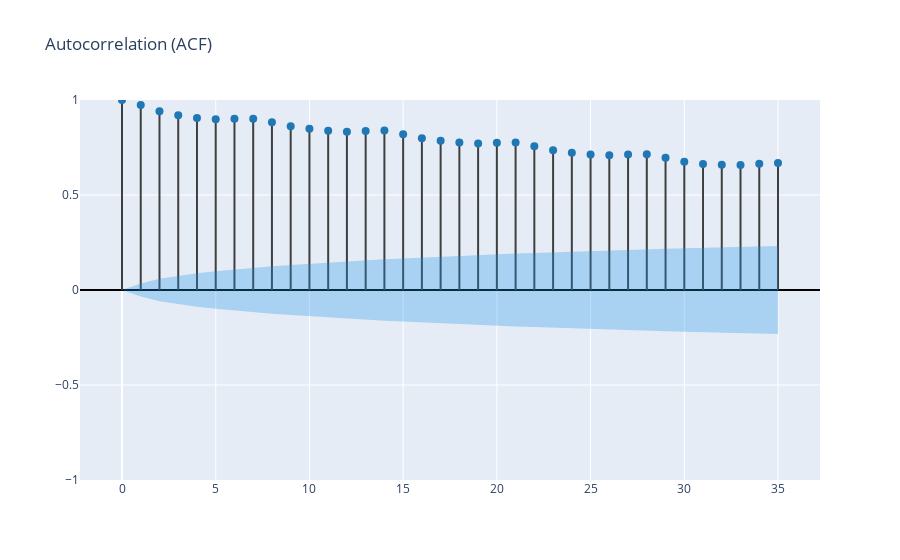

The cell this chart's notebook holds for it:
### Code cell
create_corr_plot(data.consumption, None, False)

### Figure 1 — Plotly figure (JSON) as saved in the notebook; plotly's stock layout.template omitted (floating-point values rounded to 4 significant figures)
{"data": [{"line": {"color": "#3f3f3f"}, "mode": "lines", "showlegend": false, "type": "scatter", "x": [0, 0], "y": [0, 1]}, {"line": {"color": "#3f3f3f"}, "mode": "lines", "showlegend": false, "type": "scatter", "x": [1, 1], "y": [0, 0.9743]}, {"line": {"color": "#3f3f3f"}, "mode": "lines", "showlegend": false, "type": "scatter", "x": [2, 2], "y": [0, 0.9409]}, {"line": {"color": "#3f3f3f"}, "mode": "lines", "showlegend": false, "type": "scatter", "x": [3, 3], "y": [0, 0.9195]}, {"line": {"color": "#3f3f3f"}, "mode": "lines", "showlegend": false, "type": "scatter", "x": [4, 4], "y": [0, 0.9059]}, {"line": {"color": "#3f3f3f"}, "mode": "lines", "showlegend": false, "type": "scatter", "x": [5, 5], "y": [0, 0.8984]}, {"line": {"color": "#3f3f3f"}, "mode": "lines", "showlegend": false, "type": "scatter", "x": [6, 6], "y": [0, 0.9009]}, {"line": {"color": "#3f3f3f"}, "mode": "lines", "showlegend": false, "type": "scatter", "x": [7, 7], "y": [0, 0.9019]}, {"line": {"color": "#3f3f3f"}, "mode": "lines", "showlegend": false, "type": "scatter", "x": [8, 8], "y": [0, 0.8832]}, {"line": {"color": "#3f3f3f"}, "mode": "lines", "showlegend": false, "type": "scatter", "x": [9, 9], "y": [0, 0.8614]}, {"line": {"color": "#3f3f3f"}, "mode": "lines", "showlegend": false, "type": "scatter", "x": [10, 10], "y": [0, 0.8483]}, {"line": {"color": "#3f3f3f"}, "mode": "lines", "showlegend": false, "type": "scatter", "x": [11, 11], "y": [0, 0.8387]}, {"line": {"color": "#3f3f3f"}, "mode": "lines", "showlegend": false, "type": "scatter", "x": [12, 12], "y": [0, 0.8332]}, {"line": {"color": "#3f3f3f"}, "mode": "lines", "showlegend": false, "type": "scatter", "x": [13, 13], "y": [0, 0.8374]}, {"line": {"color": "#3f3f3f"}, "mode": "lines", "showlegend": false, "type": "scatter", "x": [14, 14], "y": [0, 0.8389]}, {"line": {"color": "#3f3f3f"}, "mode": "lines", "showlegend": false, "type": "scatter", "x": [15, 15], "y": [0, 0.8204]}, {"line": {"color": "#3f3f3f"}, "mode": "lines", "showlegend": false, "type": "scatter", "x": [16, 16], "y": [0, 0.7984]}, {"line": {"color": "#3f3f3f"}, "mode": "lines", "showlegend": false, "type": "scatter", "x": [17, 17], "y": [0, 0.7853]}, {"line": {"color": "#3f3f3f"}, "mode": "lines", "showlegend": false, "type": "scatter", "x": [18, 18], "y": [0, 0.7757]}, {"line": {"color": "#3f3f3f"}, "mode": "lines", "showlegend": false, "type": "scatter", "x": [19, 19], "y": [0, 0.7715]}, {"line": {"color": "#3f3f3f"}, "mode": "lines", "showlegend": false, "type": "scatter", "x": [20, 20], "y": [0, 0.7756]}, {"line": {"color": "#3f3f3f"}, "mode": "lines", "showlegend": false, "type": "scatter", "x": [21, 21], "y": [0, 0.7761]}, {"line": {"color": "#3f3f3f"}, "mode": "lines", "showlegend": false, "type": "scatter", "x": [22, 22], "y": [0, 0.757]}, {"line": {"color": "#3f3f3f"}, "mode": "lines", "showlegend": false, "type": "scatter", "x": [23, 23], "y": [0, 0.7353]}, {"line": {"color": "#3f3f3f"}, "mode": "lines", "showlegend": false, "type": "scatter", "x": [24, 24], "y": [0, 0.7225]}, {"line": {"color": "#3f3f3f"}, "mode": "lines", "showlegend": false, "type": "scatter", "x": [25, 25], "y": [0, 0.7137]}, {"line": {"color": "#3f3f3f"}, "mode": "lines", "showlegend": false, "type": "scatter", "x": [26, 26], "y": [0, 0.709]}, {"line": {"color": "#3f3f3f"}, "mode": "lines", "showlegend": false, "type": "scatter", "x": [27, 27], "y": [0, 0.7132]}, {"line": {"color": "#3f3f3f"}, "mode": "lines", "showlegend": false, "type": "scatter", "x": [28, 28], "y": [0, 0.7146]}, {"line": {"color": "#3f3f3f"}, "mode": "lines", "showlegend": false, "type": "scatter", "x": [29, 29], "y": [0, 0.6958]}, {"line": {"color": "#3f3f3f"}, "mode": "lines", "showlegend": false, "type": "scatter", "x": [30, 30], "y": [0, 0.6746]}, {"line": {"color": "#3f3f3f"}, "mode": "lines", "showlegend": false, "type": "scatter", "x": [31, 31], "y": [0, 0.6638]}, {"line": {"color": "#3f3f3f"}, "mode": "lines", "showlegend": false, "type": "scatter", "x": [32, 32], "y": [0, 0.6587]}, {"line": {"color": "#3f3f3f"}, "mode": "lines", "showlegend": false, "type": "scatter", "x": [33, 33], "y": [0, 0.6576]}, {"line": {"color": "#3f3f3f"}, "mode": "lines", "showlegend": false, "type": "scatter", "x": [34, 34], "y": [0, 0.6649]}, {"line": {"color": "#3f3f3f"}, "mode": "lines", "showlegend": false, "type": "scatter", "x": [35, 35], "y": [0, 0.6682]}, {"marker": {"color": "#1f77b4", "size": 8}, "mode": "markers", "showlegend": false, "type": "scatter", "x": [0, 1, 2, 3, 4, 5, 6, 7, 8, 9, 10, 11, 12, 13, 14, 15, 16, 17, 18, 19, 20, 21, 22, 23, 24, 25, 26, 27, 28, 29, 30, 31, 32, 33, 34, 35], "y": [1, 0.9743, 0.9409, 0.9195, 0.9059, 0.8984, 0.9009, 0.9019, 0.8832, 0.8614, 0.8483, 0.8387, 0.8332, 0.8374, 0.8389, 0.8204, 0.7984, 0.7853, 0.7757, 0.7715, 0.7756, 0.7761, 0.757, 0.7353, 0.7225, 0.7137, 0.709, 0.7132, 0.7146, 0.6958, 0.6746, 0.6638, 0.6587, 0.6576, 0.6649, 0.6682]}, {"line": {"color": "rgba(255,255,255,0)"}, "mode": "lines", "showlegend": false, "type": "scatter", "x": [0, 1, 2, 3, 4, 5, 6, 7, 8, 9, 10, 11, 12, 13, 14, 15, 16, 17, 18, 19, 20, 21, 22, 23, 24, 25, 26, 27, 28, 29, 30, 31, 32, 33, 34, 35], "y": [0, 0.03473, 0.05913, 0.07505, 0.0876, 0.09825, 0.1077, 0.1164, 0.1246, 0.1319, 0.1385, 0.1447, 0.1504, 0.1559, 0.1612, 0.1664, 0.1712, 0.1757, 0.1798, 0.1838, 0.1877, 0.1915, 0.1953, 0.1988, 0.2021, 0.2051, 0.2081, 0.211, 0.2139, 0.2168, 0.2194, 0.2219, 0.2243, 0.2266, 0.2289, 0.2312]}, {"fill": "tonexty", "fillcolor": "rgba(32, 146, 230,0.3)", "line": {"color": "rgba(255,255,255,0)"}, "mode": "lines", "showlegend": false, "type": "scatter", "x": [0, 1, 2, 3, 4, 5, 6, 7, 8, 9, 10, 11, 12, 13, 14, 15, 16, 17, 18, 19, 20, 21, 22, 23, 24, 25, 26, 27, 28, 29, 30, 31, 32, 33, 34, 35], "y": [0, -0.03473, -0.05913, -0.07505, -0.0876, -0.09825, -0.1077, -0.1164, -0.1246, -0.1319, -0.1385, -0.1447, -0.1504, -0.1559, -0.1612, -0.1664, -0.1712, -0.1757, -0.1798, -0.1838, -0.1877, -0.1915, -0.1953, -0.1988, -0.2021, -0.2051, -0.2081, -0.211, -0.2139, -0.2168, -0.2194, -0.2219, -0.2243, -0.2266, -0.2289, -0.2312]}], "layout": {"autosize": true, "title": {"text": "Autocorrelation (ACF)"}, "xaxis": {"autorange": true, "range": [-2.177, 37.18], "type": "linear"}, "yaxis": {"range": [-1, 1], "type": "linear", "zerolinecolor": "#000000"}}}
